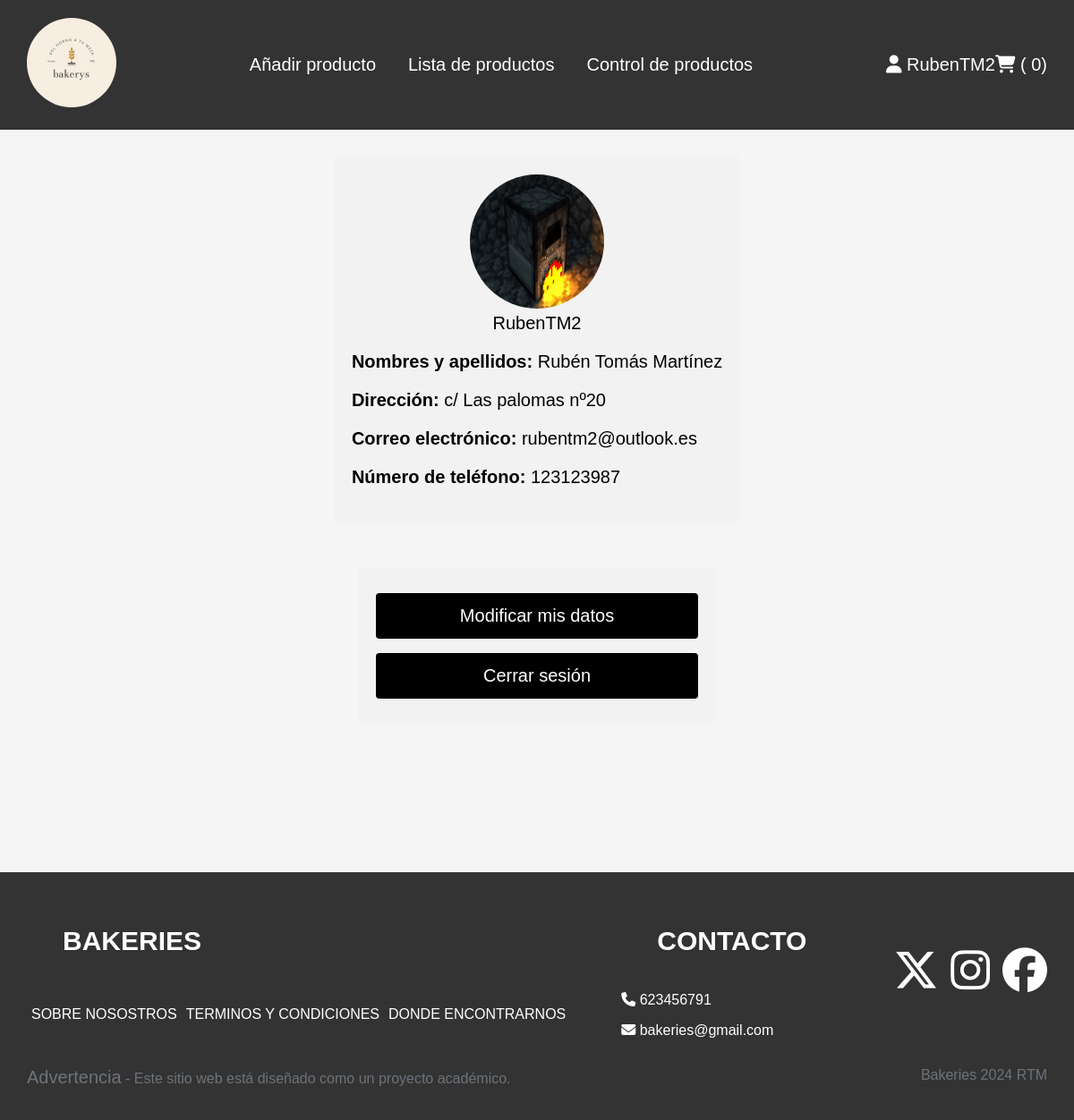
The app's page /fuentes/cuenta_usuario.php (signed in) with its own data.
### tables this page shows
CREATE TABLE `usuarios` (
  `id_usuario` int(10) NOT NULL,
  `nombre_usuario` varchar(15) NOT NULL,
  `nombre` varchar(20) NOT NULL,
  `mail` varchar(50) NOT NULL,
  `clave` varchar(20) DEFAULT NULL,
  `direccion` varchar(50) NOT NULL,
  `telefono` int(9) NOT NULL,
  `rol` varchar(6) NOT NULL,
  `imagen_usuario` varchar(50) NOT NULL,
  `apellidos` varchar(50) DEFAULT NULL
);

### fuentes/assets/funciones.php (called while the page is built, shortened)
<?php
function conexion()
{
    $conexion = new mysqli('44.219.88.100', 'bakeries', '123', 'bakeries');
    return $conexion;
}
?>

### fuentes/cuenta_usuario.php (the view, shortened to what this page needs)
<?php
include('assets/funciones.php');
include('assets/cabecera.php');
?>
<main>
    <div class="datos-usuario">
        <?php
        $id_usu = $_SESSION['id_usu'];
        $consultaDatosUsuario = conexion()->query("SELECT * FROM usuarios WHERE id_usuario = '$id_usu'");
        while ($datos = $consultaDatosUsuario->fetch_assoc()) {
            $img = substr($datos['imagen_usuario'], 10);
            ?>
            <div class="img-usu">
                <img src="<?php echo $img; ?>" alt="imagen del usuario">
            </div>
            <div class="nom-usu"><?php echo $datos['nombre_usuario']; ?></div>
            <div class="datos-usu">
                <p><b>Nombres y apellidos:</b> <?php echo $datos['nombre'] . ' ' . $datos['apellidos']; ?> </p>
                <p><b>Dirección:</b> <?php echo $datos['direccion']; ?></p>
                <p><b>Correo electrónico:</b> <?php echo $datos['mail']; ?></p>
                <p><b>Número de teléfono:</b> <?php echo $datos['telefono']; ?></p>
            </div>
        </div>
        <form action="" method="post" class="form form-cuenta-usu">
            <button name="modif_datos_usu" id="btn-modif_datos_usu">Modificar mis datos</button>
            <button name="cerrar_sesion" id="btn-cerrar-sesion">Cerrar sesión</button>
        </form>
        <?php
        }
                ?>
</main>
<?php
include('assets/pie.php');
?>

### fuentes/assets/fancybox/fancybox.css (style rules this page uses)
:root { --f-spinner-width: 36px;--f-spinner-height: 36px;--f-spinner-color-1: rgba(0, 0, 0, 0.1);--f-spinner-color-2: rgba(17, 24, 28, 0.8);--f-spinner-stroke: 2.75 }
:root { --f-button-width: 40px;--f-button-height: 40px;--f-button-border: 0;--f-button-border-radius: 0;--f-button-color: #374151;--f-button-bg: #f8f8f8;--f-button-hover-bg: #e0e0e0;--f-button-active-bg: #d0d0d0;--f-button-shadow: none;--f-button-transition: all 0.15s ease;--f-button-transform: none;--f-button-svg-width: 20px;--f-button-svg-height: 20px;--f-button-svg-stroke-width: 1.5;--f-button-svg-fill: none;--f-button-svg-filter: none;--f-button-svg-disabled-opacity: 0.65 }

### fuentes/assets/css/main.css (style rules this page uses)
* { font-family: Arial, Helvetica, sans-serif; text-decoration: none; }
body { margin: 0; background-color: #f5f5f5; }
main { min-height: 100vh; margin-bottom: 0px; background-color: #f5f5f5; display: flex; flex-direction: column; align-items: center; }

### fuentes/assets/css/form.css (style rules this page uses)
.form { width: 70%; border-radius: 5px; background-color: #f2f2f2; padding: 20px; margin: 20px; font-size: 20px; }
.form-cuenta-usu { width: 30%; }
button { width: 100%; background-color: #000; color: white; padding: 14px 20px; margin: 8px 0; border: none; border-radius: 4px; cursor: pointer; font-size: 20px; }

### fuentes/assets/css/cuenta.css (style rules this page uses)
.datos-usuario { background-color: #f2f2f2; margin: 30px; padding: 20px; border-radius: 5px; font-size: 20px; }
.img-usu { text-align: center; }
.img-usu img { width: 150px; height: 150px; border-radius: 50%; }
.nom-usu { text-align: center; }

### records on screen
usuarios: imagen_usuario (picture), nombre_usuario "RubenTM2", nombre "Rubén", apellidos "Tomás Martínez", direccion "c/ Las palomas nº20", mail "rubentm2@outlook.es", telefono "123123987"

### other values on screen
$_SESSION['nom_usu'] "RubenTM2"
